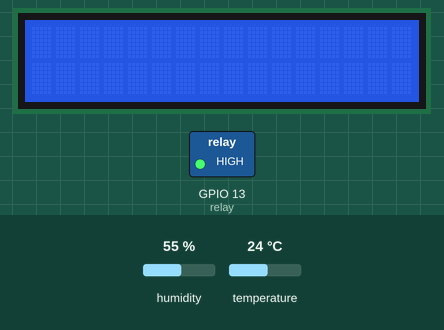
Recording of a program running on a simulated ESP32 board running MicroPython. Parts: 16×2 character LCD, switched loads named in the program (green lamp = pin HIGH). The inputs (shaded band) are chosen by the test bench; at power-on: temperature 24 °C, humidity 55 %. The clock reads 2024-03-15 10:24:30 at power-on unless the program sets it; what the program prints to the serial console is not drawn. At 22.0 s the program stops and its outputs stay as they are.

Above: at 1.2 s.
1.3 s: temperature set to 29 °C
At 5.2 s:
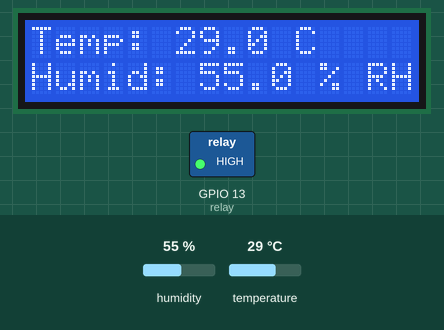
7.2 s: temperature set to 32 °C
At 9.1 s:
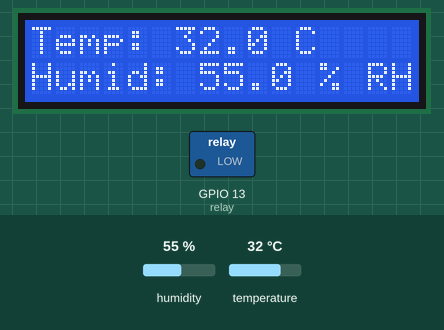
13.1 s: humidity set to 22 %
At 15.6 s:
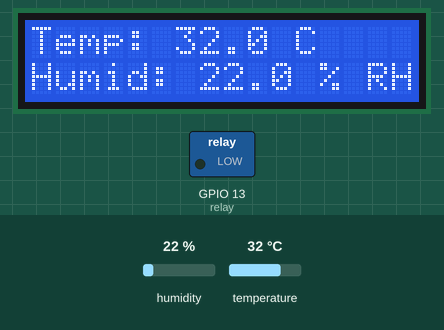
18.2 s: humidity set to 40 %
At 22.0 s:
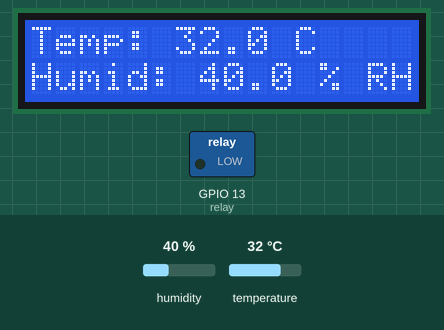
Timing chart, 0 to 23.5 s (numbered marks = the images above; inputs shaded):
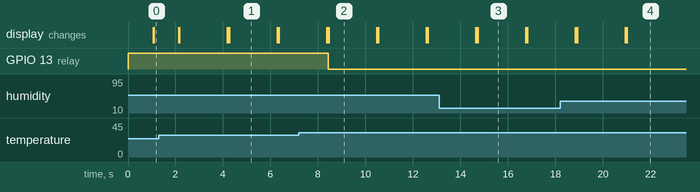

Measured:
- the behaviour switches between 30 and 31 °C on temperature (found by bisection; images 1 and 2)
- after the input at 7.2 s, GPIO 13 (relay): HIGH → LOW after 1.2 s; the display: first differs from a run without the input after 1.2 s (image 2)
- after the input at 13.1 s, the display: first differs from a run without the input after 1.6 s (image 3)
- after the input at 18.2 s, the display: first differs from a run without the input after 2.8 s (image 4)
- what the display in image 1 shows lasts 2.0 s, from 4.3 s to 6.3 s

The program:

relay-lcd-dht11.py
```python
import dht
import machine
import time
from lcd_api import LcdApi
from i2c_lcd import I2cLcd


# DEFINE RELAY
relay = machine.Pin(13,machine.Pin.OUT)
relay.value(1) #initial turn off relay


#RELAY
def relay_on():
    relay.value(0)
    print('Relay: ON')

def relay_off():
    relay.value(1)
    print('Relay: OFF')


#TEMPERATURE AND HUMIDITY SENSOR DHT11
d = dht.DHT11(machine.Pin(19))
rtc = machine.RTC()

def get_temp_humid():
    now = rtc.datetime() # get date and time
    d.measure()
    time.sleep(1)
    temp = d.temperature() # eg. 23 (°C) #t
    humid = d.humidity()    # eg. 41 (% RH) #h
    text_temp = 'Temp: {:.1f} C'.format(temp) #tp
    text_humid = 'Humid: {:.1f} % RH'.format(humid) #th
    return(text_temp, text_humid, temp, humid)

tp, th, t, h = get_temp_humid()


#DEFINE LCD
i2c = machine.SoftI2C(scl=machine.Pin(22), sda=machine.Pin(21), freq=100000)
#print(i2c.scan()) #scan ตัวเลข address ของ lcd จากนั้นต้องแปลงเป็น hex
#print('Address: ', hex(i2c.scan()[0]))
lcd = I2cLcd(i2c, 0x27, 2, 16) # 2 บรรทัด 16 ตัวอักษร

def show_lcd(line1, line2):
    lcd.clear()
    lcd.putstr(line1)
    lcd.move_to(0,1) #lcd.move_to(COLUMN, ROW)
    lcd.putstr(line2)

for i in range(10):
    tp, th, t, h = get_temp_humid()
    show_lcd(tp, th)
    if t > 30:
        relay_on()
    else:
        relay_off()
    print(tp)
    print(th)
    time.sleep(1)
```
